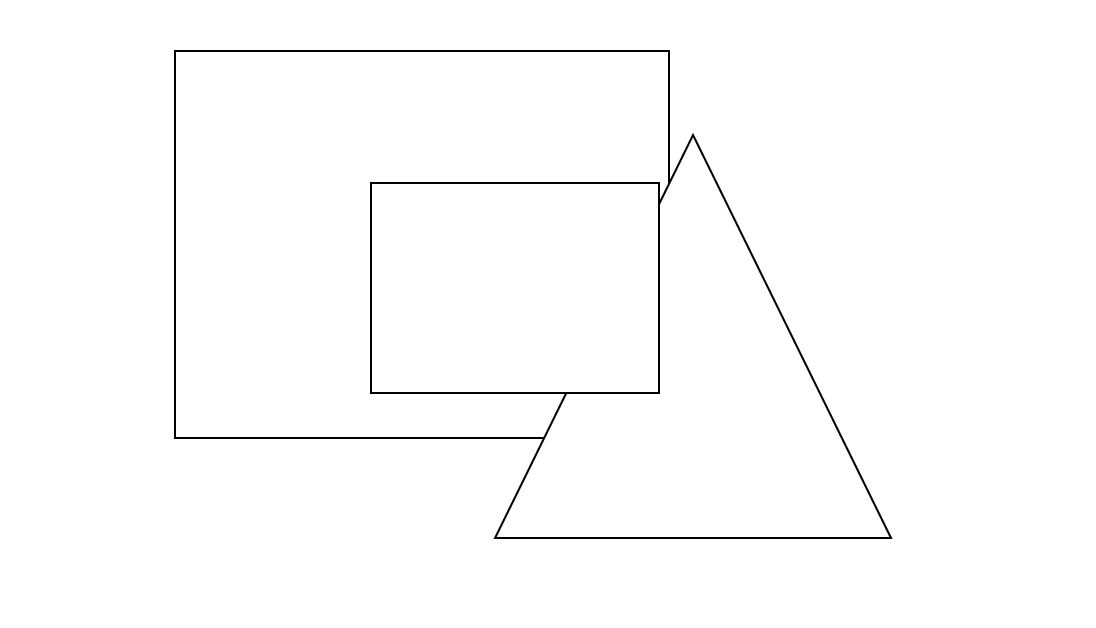
#> input picture harris.JPG, 1096 x 628 px, found by its file name
$ python harris_corner_detector.py   (older library calls are emulated)
#> lines starting #> are read from the running program, lines starting #| are printed output that depends on the picture; after the words box and inside, x2 and y2 are one past the last pixel; in counts of white or black regions, pixels touching at a corner belong together
import cv2
import numpy as np

def main():

    #Step 1
    im = cv2.imread("harris.jpg")
#> im is the input picture: shape (628, 1096, 3); min 0, max 255, mean 252.4
    im_gray = cv2.cvtColor(im, cv2.COLOR_BGR2GRAY)
    R = np.zeros(im_gray.shape)

    #Step 2
    im_gray = cv2.GaussianBlur(im_gray,(5,5),1)

    #Step 3
    Ix = cv2.Sobel(im_gray, cv2.CV_64F, 1, 0, ksize=5)
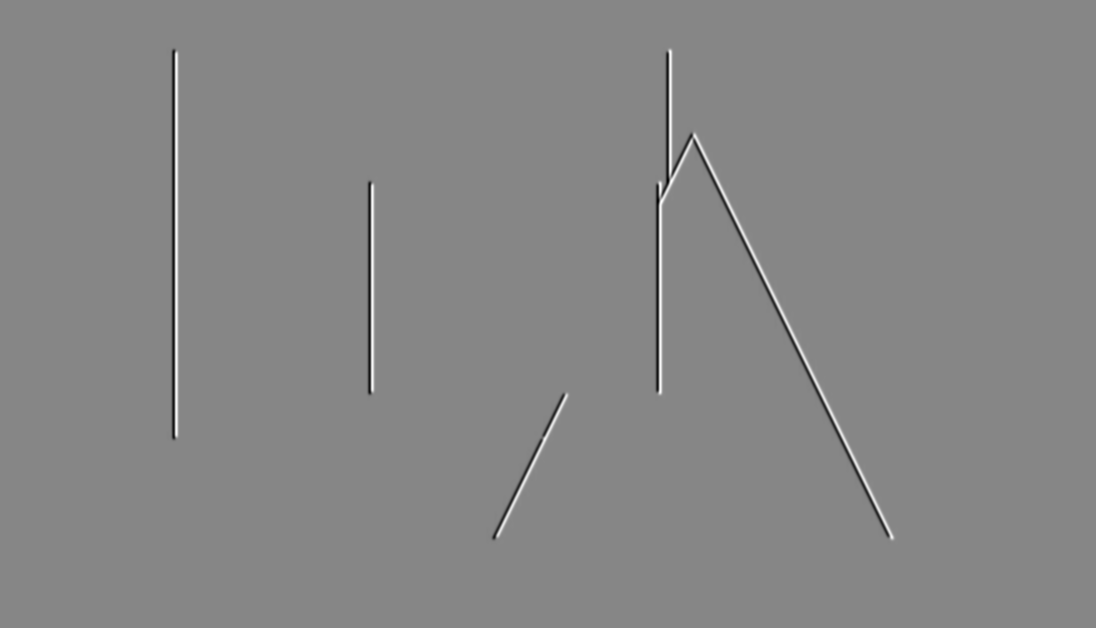
#> Ix: shape (628, 1096) float64; min -8774, max 7878, mean 0; drawn with min black and max white
    Iy = cv2.Sobel(im_gray, cv2.CV_64F, 0, 1, ksize=5)
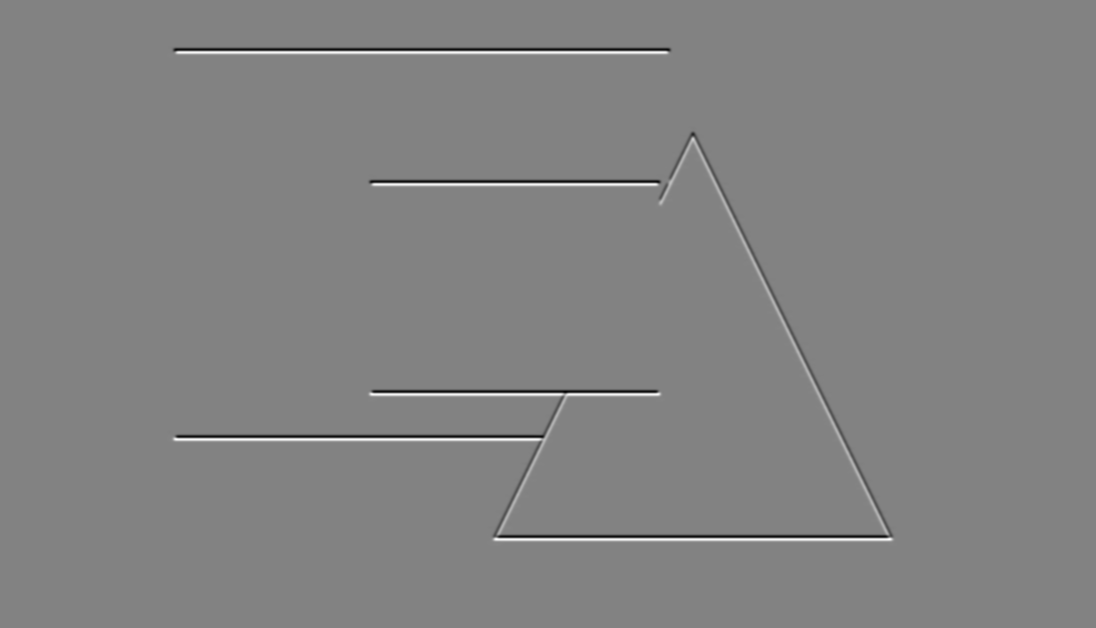
#> Iy: shape (628, 1096) float64; min -8333, max 7932, mean 0; drawn with min black and max white

    #Step 3
    A = cv2.GaussianBlur(np.multiply(Ix, Ix),(5,5),1)
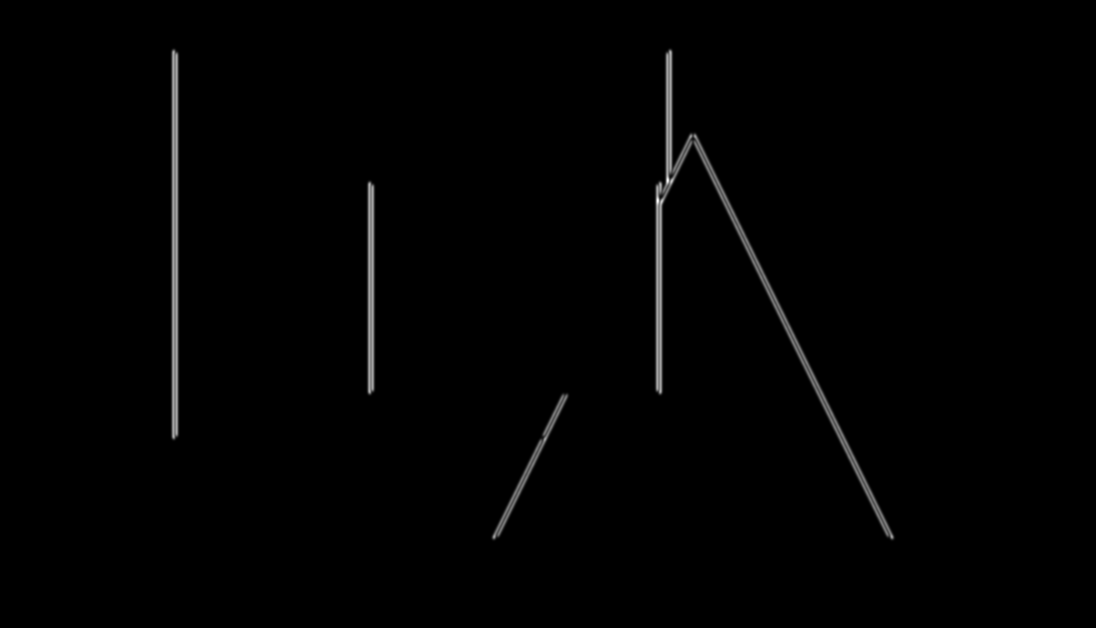
#> A: shape (628, 1096) float64; min 0, max 51494732.9, mean 405799.1; drawn with min black and max white
    B = cv2.GaussianBlur(np.multiply(Iy, Iy),(5,5),1)
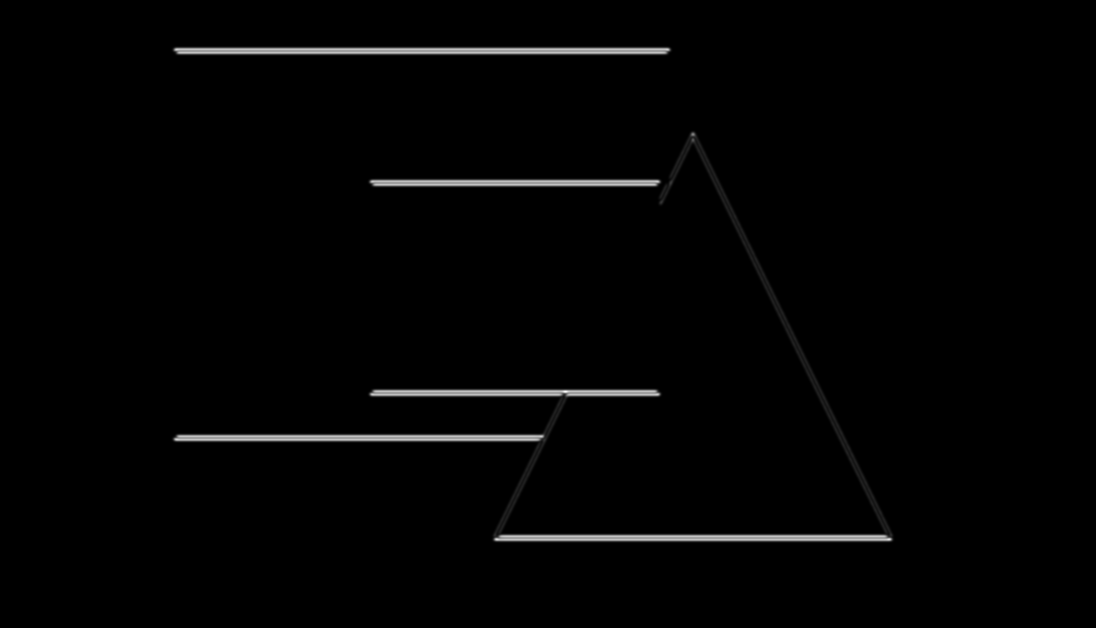
#> B: shape (628, 1096) float64; min 0, max 43546353.5, mean 557483.5; drawn with min black and max white
    C = cv2.GaussianBlur(np.multiply(Ix,Iy),(5,5),1)

    #Step 5
    k = 0.04
    R = np.multiply(A,B)-np.square(C)-k*np.square(A+B)
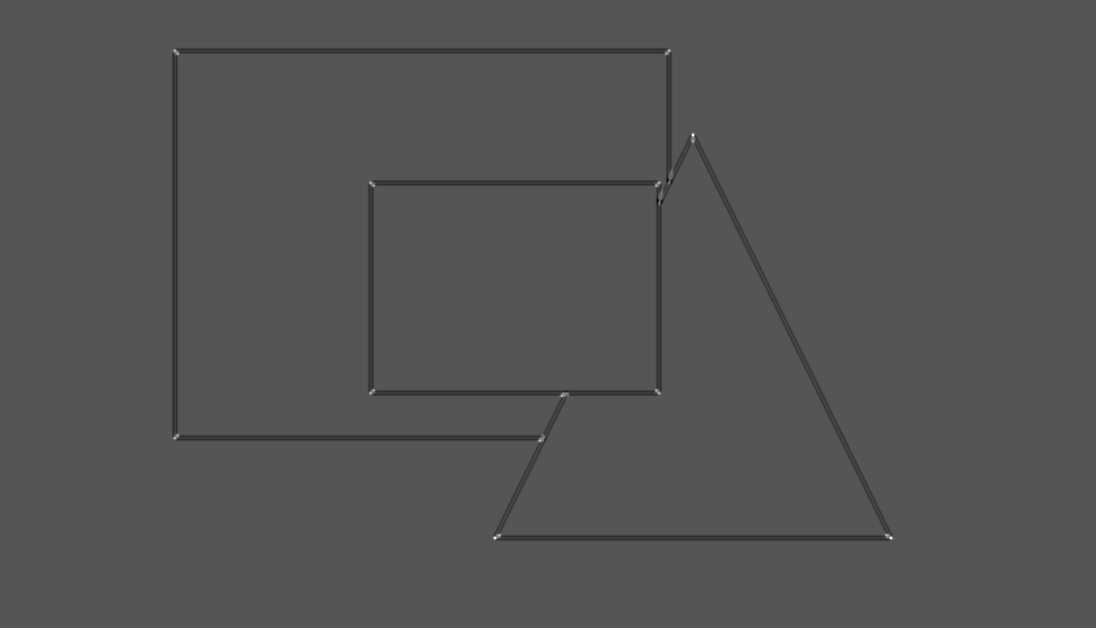
#> R: shape (628, 1096) float64; min -9.94e+13, max 1.96e+14, mean -9.36e+11; drawn with min black and max white

    #Step 6
    max_Val = 0.01*R.max()
#> max_Val = 1.96e+12
    for row_number,row in enumerate(R):
        for col_number,val in enumerate(row):
            if val > max_Val:  # Corner Detector
                im[row_number,col_number] = [0,0,255]
            if val < -max_Val:  # Edge Detector
                im[row_number,col_number] = [0,255,0]
            else:
                pass
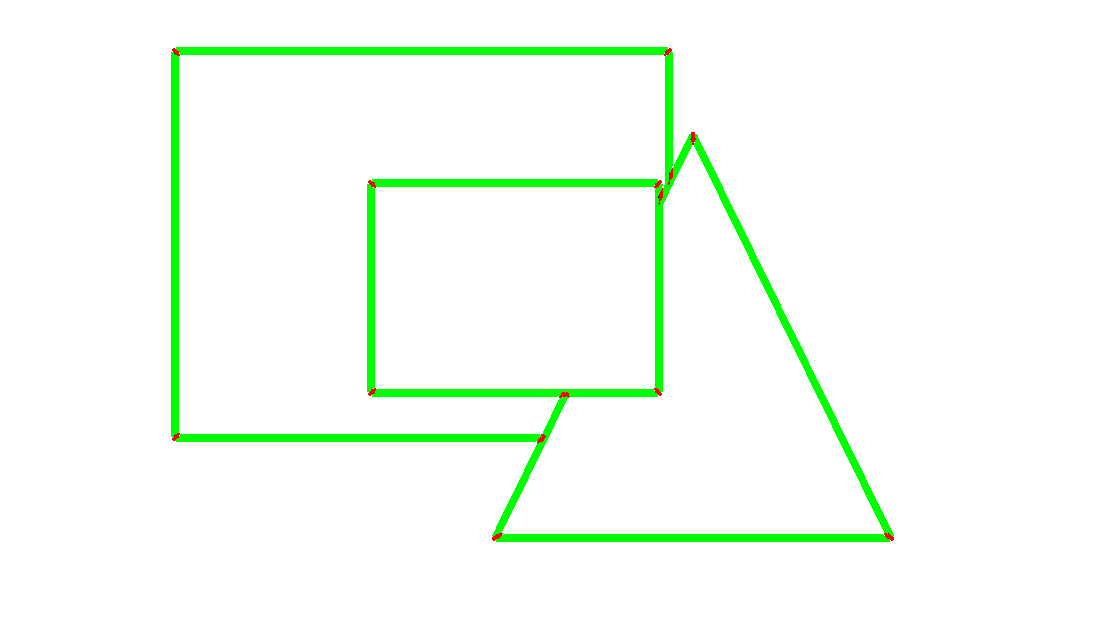
#> im: shape (628, 1096, 3); 3.93% of pixels changed, all inside (x1, y1, x2, y2) = (171, 47, 894, 542)

    cv2.imshow("Detected", im)
    if cv2.waitKey(0) & 0xFF ==27:
#> (key Esc is pressed here)
        cv2.destroyAllWindows()

if __name__ == "__main__":
    main()
